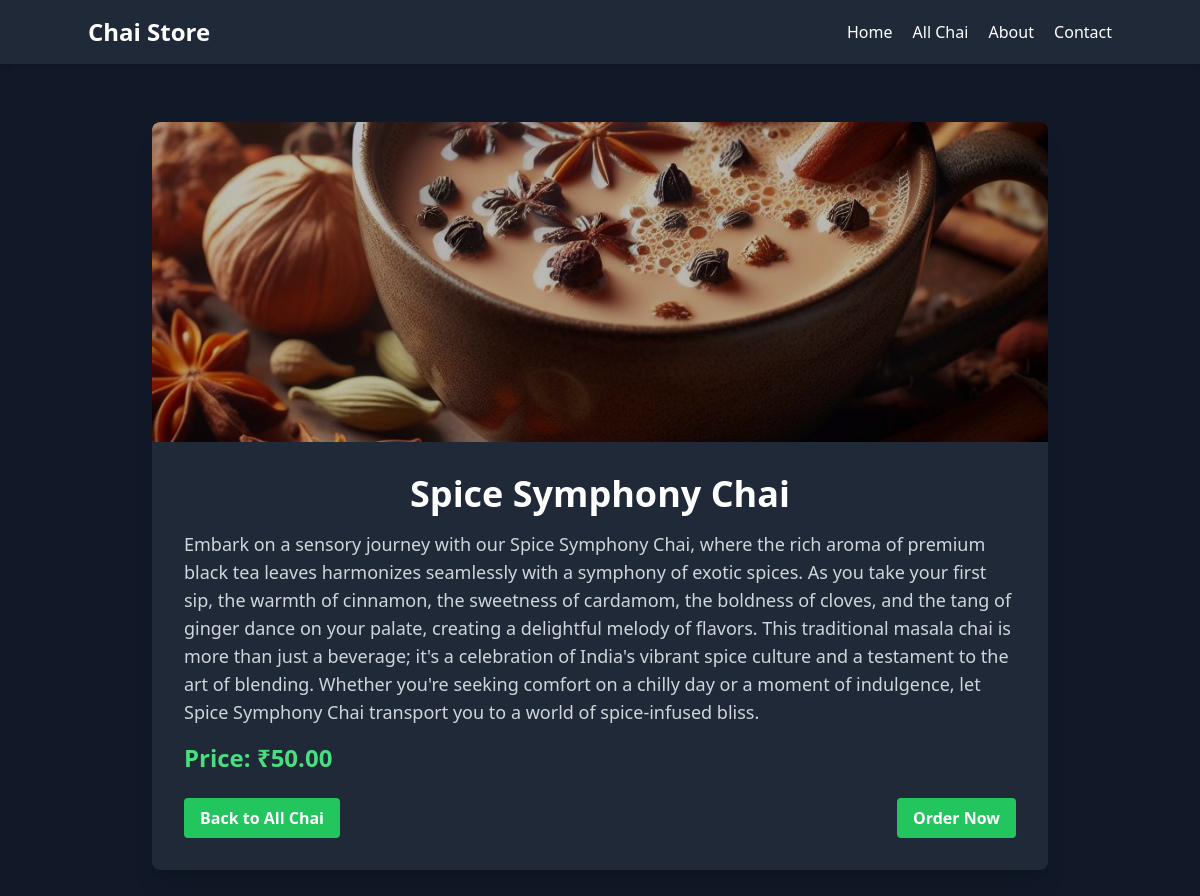
The page /chai/3/ on the database its author committed.
### chai/models.py (models this page shows, shortened)
class ChaiVariety(models.Model):
  CHAI_TYPE_CHOICES = [
    ('ML', 'MASALA'),
    ('GR', 'GINGER'),
    ('KL', 'KIWI'),
    ('PL', 'PLAIN'),
    ('EL', 'ELAICHI'),
  ]
  name = models.CharField(max_length=100)
  image = models.ImageField(upload_to='chais/')
  date_added = models.DateTimeField(default=timezone.now)
  type = models.CharField(max_length=2, choices=CHAI_TYPE_CHOICES, default='ML')
  description = models.TextField(default='')
  price = models.DecimalField(max_digits=10, decimal_places=2, default=0 )

### chai/views.py (the view)
# urls.py: path('<int:chai_id>/', views.chai_detail, name='chai_detail'),
def chai_detail(request, chai_id):
  chai = get_object_or_404(ChaiVariety, pk=chai_id)
  return render(request, 'chai/chai_detail.html', {'chai': chai})

### chai/templates/chai/chai_detail.html (shortened to what this page needs)
{% extends "layout.html" %}
{% block content %}
<div class="min-h-screen flex items-center justify-center bg-gray-900 text-white">
    <div class="max-w-4xl w-full mx-auto bg-gray-800 rounded-lg shadow-xl overflow-hidden">
        <div class="relative">
            <img class="w-full h-80 object-cover rounded-t-lg" src="{{ chai.image.url }}" alt="{{ chai.name }}">
            <div class="absolute inset-0 bg-black opacity-25"></div>
        </div>
        <div class="p-8">
            <h1 class="text-4xl font-semibold mb-4">{{ chai.name }}</h1>
            <p class="text-lg text-gray-300 mb-4">{{ chai.description }}</p>
            <p class="text-lg text-gray-100 mb-6">
                <span class="text-2xl font-bold text-green-400">Price: ₹{{ chai.price }}</span>
            </p>
            <div class="flex justify-between items-center">
                <a href="{% url 'allchai' %}" class="bg-green-500 hover:bg-green-600 text-white font-bold py-2 px-4 rounded transition duration-300">
                    Back to All Chai
                </a>
                <a href="#" class="bg-green-500 hover:bg-green-600 text-white font-bold py-2 px-4 rounded transition duration-300">
                    Order Now
                </a>
            </div>
        </div>
    </div>
</div>
{% endblock %}

### static/style.css (style rules this page uses)
body { background-color: #333131; color: aliceblue; }
h1 { text-align: center; font-style: 2em; }

### rows shown on the page
ChaiVariety: image (picture), name "Spice Symphony Chai", description "Embark on a sensory journey with our Spice Symphony Chai, where the rich aroma of premium black tea leaves harmonizes seamlessly with a symphony of exotic spices. As you take your first sip, the warmth of cinnamon, the sweetness of cardamom, the boldness of cloves, and the tang of ginger dance on your palate, creating a delightful melody of flavors. This traditional masala chai is more than just a beverage; it's a celebration of India's vibrant spice culture and a testament to the art of blending. Whether you're seeking comfort on a chilly day or a moment of indulgence, let Spice Symphony Chai transport you to a world of spice-infused bliss.", price "50.00"
